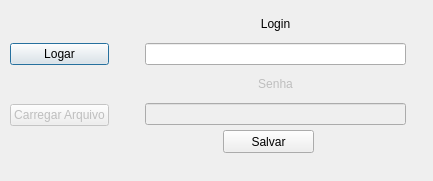
<?xml version="1.0" encoding="UTF-8"?>
<ui version="4.0">
 <class>Interface</class>
 <widget class="QDialog" name="Interface">
  <property name="geometry">
   <rect>
    <x>0</x>
    <y>0</y>
    <width>433</width>
    <height>181</height>
   </rect>
  </property>
  <property name="cursor">
   <cursorShape>ArrowCursor</cursorShape>
  </property>
  <property name="windowTitle">
   <string>Dialog</string>
  </property>
  <widget class="QWidget" name="horizontalLayoutWidget">
   <property name="geometry">
    <rect>
     <x>10</x>
     <y>10</y>
     <width>411</width>
     <height>151</height>
    </rect>
   </property>
   <layout class="QHBoxLayout" name="box_principal">
    <item>
     <layout class="QVBoxLayout" name="box_butoes">
      <item>
       <widget class="QPushButton" name="logar">
        <property name="cursor">
         <cursorShape>PointingHandCursor</cursorShape>
        </property>
        <property name="text">
         <string>Logar</string>
        </property>
       </widget>
      </item>
      <item>
       <widget class="QPushButton" name="carregar_arquivo">
        <property name="enabled">
         <bool>false</bool>
        </property>
        <property name="cursor">
         <cursorShape>PointingHandCursor</cursorShape>
        </property>
        <property name="text">
         <string>Carregar Arquivo</string>
        </property>
       </widget>
      </item>
     </layout>
    </item>
    <item>
     <widget class="QStackedWidget" name="multi_tela">
      <property name="currentIndex">
       <number>0</number>
      </property>
      <widget class="QWidget" name="login_senha">
       <widget class="QWidget" name="verticalLayoutWidget">
        <property name="geometry">
         <rect>
          <x>30</x>
          <y>0</y>
          <width>261</width>
          <height>115</height>
         </rect>
        </property>
        <layout class="QVBoxLayout" name="box_login_senha">
         <item>
          <widget class="QLabel" name="texto_login">
           <property name="text">
            <string>Login</string>
           </property>
           <property name="textFormat">
            <enum>Qt::AutoText</enum>
           </property>
           <property name="alignment">
            <set>Qt::AlignCenter</set>
           </property>
          </widget>
         </item>
         <item>
          <widget class="QLineEdit" name="campo_login"/>
         </item>
         <item>
          <widget class="QLabel" name="texto_senha">
           <property name="enabled">
            <bool>false</bool>
           </property>
           <property name="text">
            <string>Senha</string>
           </property>
           <property name="alignment">
            <set>Qt::AlignCenter</set>
           </property>
          </widget>
         </item>
         <item>
          <widget class="QLineEdit" name="campo_senha">
           <property name="enabled">
            <bool>false</bool>
           </property>
          </widget>
         </item>
        </layout>
       </widget>
       <widget class="QPushButton" name="botao_salvar">
        <property name="enabled">
         <bool>true</bool>
        </property>
        <property name="geometry">
         <rect>
          <x>108</x>
          <y>120</y>
          <width>91</width>
          <height>23</height>
         </rect>
        </property>
        <property name="cursor">
         <cursorShape>PointingHandCursor</cursorShape>
        </property>
        <property name="tabletTracking">
         <bool>false</bool>
        </property>
        <property name="acceptDrops">
         <bool>false</bool>
        </property>
        <property name="autoFillBackground">
         <bool>false</bool>
        </property>
        <property name="text">
         <string>Salvar</string>
        </property>
        <property name="iconSize">
         <size>
          <width>16</width>
          <height>16</height>
         </size>
        </property>
        <property name="checkable">
         <bool>false</bool>
        </property>
        <property name="autoDefault">
         <bool>true</bool>
        </property>
        <property name="default">
         <bool>false</bool>
        </property>
        <property name="flat">
         <bool>false</bool>
        </property>
       </widget>
      </widget>
      <widget class="QWidget" name="vazio"/>
     </widget>
    </item>
   </layout>
  </widget>
 </widget>
 <resources/>
 <connections/>
</ui>
